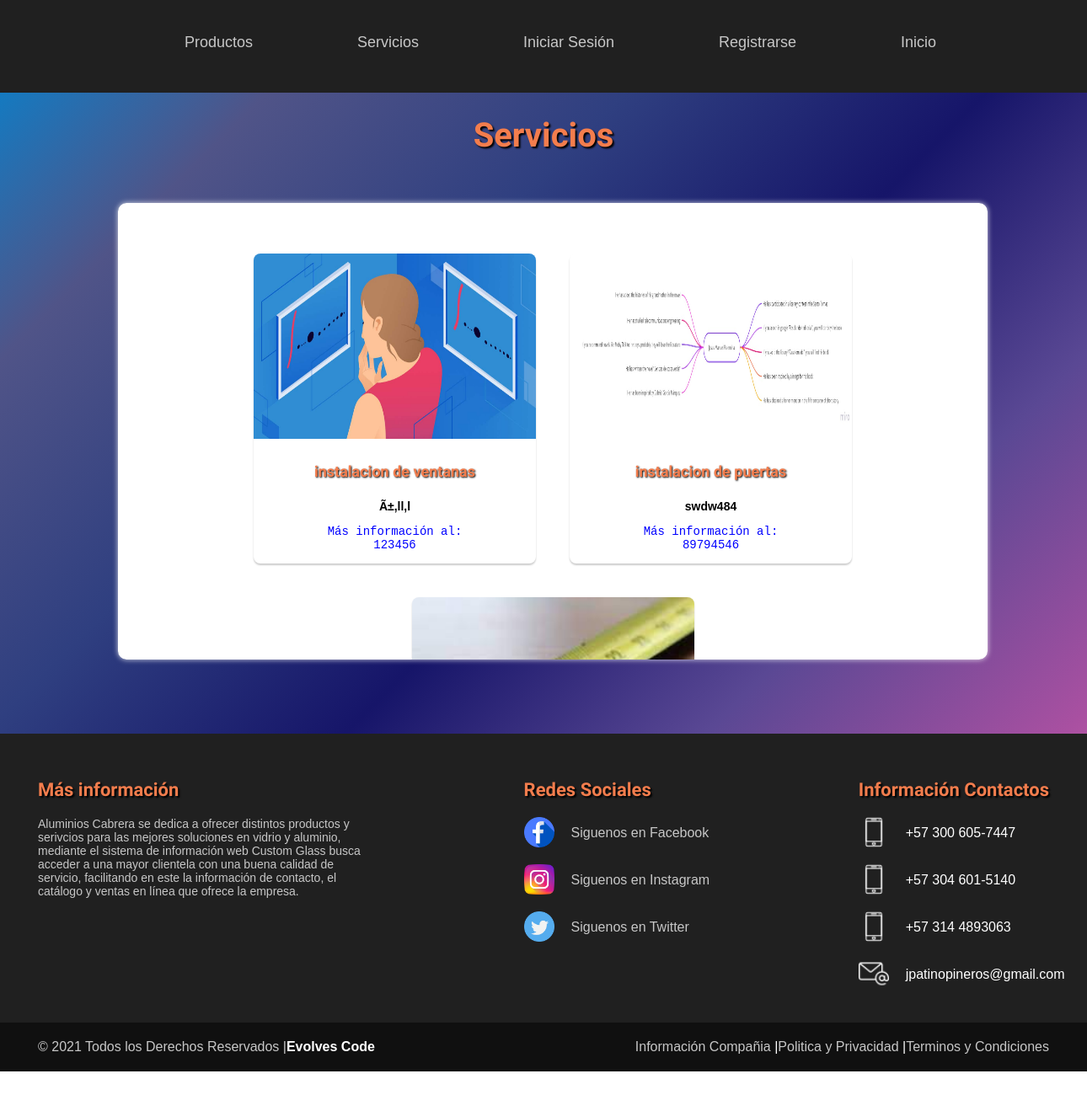
Page /Vista/catalogoServ.php on the committed database.
### tables this page shows
CREATE TABLE `servicio` (
  `idServicio` int(10) UNSIGNED NOT NULL,
  `Usuario` int(10) UNSIGNED NOT NULL,
  `Servicio` int(45) NOT NULL,
  `detServicio` varchar(255) NOT NULL,
  `Estado` int(10) UNSIGNED NOT NULL,
  `telefono` int(10) UNSIGNED DEFAULT NULL,
  `imagenServ` longblob DEFAULT NULL
);

CREATE TABLE `tipo_servicio` (
  `idTipoServicio` int(11) NOT NULL,
  `servNombre` varchar(50) NOT NULL
);

### Modelo/conexionBasesDatos.php (called while the page is built)
<?php
function Conectarse()
{
	$Conexion=new mysqli("localhost","root","","customglassdb");
	if ($Conexion->connect_errno)
		echo "Problemas en la Conexion ". $Conexion->connect_error;
	else
		return $Conexion;
}
?>

### Modelo/claseServicio.php (called while the page is built, shortened)
<?php
	class servicio
	{
		public function consultarServicios()
		{
		$this->Conexion=Conectarse();
		 $sql="SELECT s.idServicio, s.detServicio, s.telefono, s.imagenServ, u.NombresUsu, es.estadoServ, ts.servNombre FROM servicio s, usuario u, estado_servicio es, tipo_servicio ts WHERE (s.Usuario = u.idUsuario) AND (s.Servicio = ts.idTipoServicio) AND (s.Estado = es.idEstadoServ) ";
		$resultado=$this->Conexion->query($sql);
		return $resultado;
		}
	}
?>

### Vista/catalogoServ.php (the view, shortened to what this page needs)
<?php
require "../Modelo/conexionBasesDatos.php";
  require "../Modelo/claseServicio.php";
  $objServicios = new servicio();
  $servicios= $objServicios->consultarServicios();
?>
<!DOCTYPE html>
<html>
<head>
  <link rel="stylesheet" type="text/css" href="../Estilos/catalogoServ.css">
</head>
<body>
  <div id="barra">
    <ul>
      <li><a href="">Productos</a></li>
    </ul>
    <ul>
      <li><a href="catalogoServ.php">Servicios</a></li>
    </ul>
    <ul>
      <li><a href="selecPerfil.html">Iniciar Sesión</a></li>
    </ul>
    <ul>
      <li><a href="cliente.php">Registrarse</a></li>
    </ul>
    <ul>
      <li><a href="../index.html">Inicio</a></li>
    </ul>
  </div>
<h1 align="center">Servicios</h1>
<div id="contenedor">
  <div id="contenedorf">
  <?php
  while ($servicio = $servicios->fetch_object())
  {
  ?>
  <div id="card">
     <img src='<?php echo $servicio->imagenServ; ?>' width='340px' height='220px'>
       <h4><?php  echo  utf8_encode($servicio->servNombre)  ?></h4>
        <p id="info"><?php  echo  utf8_encode($servicio->detServicio) ?> </p>
        <p id="tel">Más información al: <br><?php  echo  utf8_encode($servicio->telefono)  ?></p>
        </div>
  <?php
  }
  ?>
</div>
</div>
<footer>
  <div class="container-footer-all">
    <div class="container-body">
    <div class="colum1">
      <h1>Más información</h1>
      <p>Aluminios Cabrera se dedica a ofrecer distintos productos y serivcios para las mejores soluciones en vidrio y aluminio, mediante el sistema de información web Custom Glass busca acceder a una mayor clientela con una buena calidad de servicio, facilitando en este la información de contacto, el catálogo y ventas en línea que ofrece la empresa.</p>
    </div>
    <div class="colum2">
      <h1>Redes Sociales</h1>
      <div class="row1">
        <img src="../Imagenes/facebook.png">
        <label><a href="*">Siguenos en Facebook</a></label>
      </div>
      <div class="row1">
        <img src="../Imagenes/instagram.png">
        <label><a href="*">Siguenos en Instagram</a></label>
      </div>
      <div class="row1">
        <img src="../Imagenes/twitter.png">
        <label><a href="*">Siguenos en Twitter</a></label>
      </div>
    </div>
    <div class="colum3">
      <h1>Información Contactos</h1>
      <div class="row2">
        <img src="../Imagenes/telefono.png">
        <label>+57 300 605-7447</label>
      </div>
      <div class="row2">
        <img src="../Imagenes/telefono.png">
        <label>+57 304 601-5140</label>
      </div>
      <div class="row2">
        <img src="../Imagenes/telefono.png">
        <label>+57 314 4893063</label>
      </div>
      <div class="row2">
        <img src="../Imagenes/correo.png">
        <label>jpatinopineros@gmail.com</label>
      </div>
    </div>
  </div>
  </div>
  <div class="container-footer">
    <div class="footer">
      <div class="copyright">
      © 2021 Todos los Derechos Reservados  |<a href="*">Evolves Code</a>
    </div>
    <div class="information">
      <a href="*">Información Compañia</a>  |<a href="*">Politica y Privacidad</a>  |<a href="*">Terminos y Condiciones</a>
    </div>
    </div>
  </div>
</footer>
</body>

### Estilos/catalogoServ.css (style rules this page uses)
body { background-image: linear-gradient(135deg, #0087D4, #505488, #2F3F80, #161569, #5A4894, #A950A1, #FF7CAE); height: 100%; width: 100%; background-repeat: no-repeat; display: block; margin: 0; animation: fanimation 10s infinite; }
#barra { justify-content: center; text-align: center; position: relative; top: 0; margin: 0; width: 100%; height: 110px; background: #202020; }
#barra a { color: #C7C7C7; font-family: sans-serif; text-decoration: none; font-size: 18px; padding: 20px; display: inline-block; }
#barra li { padding: 20px; display: inline-block; }
#barra ul { margin: 0; display: inline-block; }
#contenedor { width: 100%; height: 660px; }
#contenedorf { display: flex; position: relative; top: 30px; left: 140px; background: #ffffff; padding: 40px 0; box-shadow: 0 0 6px 0 rgba(255, 255, 255, 0.8); border-radius: 10px; height: 70%; width: 80%; overflow: auto; flex-wrap: wrap; justify-content: center; }
footer { margin: 0; padding: 0; box-sizing: border-box; font-family: sans-serif; background: #202020; color: white; width: 100%; }
.container-footer-all { width: 100%; max-width: 1200px; margin: auto; padding: 40px; }
.container-body { display: flex; justify-content: space-between; }
.colum1 { max-width: 400px; }
.colum1 h1 { font-size: 22px; }
.colum1 p { font-size: 14px; color: #C7C7C7; margin-top: 20px; }
.colum2 { max-width: 400px; }
.colum2 h1 { font-size: 22px; }
.row1 { margin-top: 20px; display: flex; }
.row1 a { text-decoration: none; color: #C7C7C7; }
.row1 img { width: 36px; height: 36px; }
.row1 label { margin-top: 10px; margin-left: 20px; color: #C7C7C7 }
.colum3 { max-width: 400px; }
.colum3 h1 { font-size: 22px; }
.row2 { display: flex; margin-top: 20px; }
.row2 img { width: 36px; height: 36px; }
.row2 label { margin-left: 20px; margin-top: 10px; max-width: 150px; }
.container-footer { max-width: 100%; background: #101010; }
.footer { max-width: 1200px; margin: auto; display: flex; justify-content: space-between; padding: 20px; }
.copyright { color: #C7C7C7; }
.copyright a { text-decoration: none; color: white; font-weight: bold; }
.information a { text-decoration: none; color: #C7C7C7; }
h1 { font-family: 'Lobster', cursive; font-size: 40px; color: #f37d4d; text-shadow: 2px 2px 2px black; }
#card { width: 335px; height: auto; border-radius: 8px; box-shadow: 0 2px 2px rgba(0, 0, 0, 0.2); overflow: hidden; margin: 20px; text-align: center; transition: all 0.25s; float: left; }
#card h4 { font-weight: 600; font-family: 'Kanit', sans-serif; color: #f37d4d; text-shadow: 1px 1px 2px black; font-size: 18px; }
#card #info { padding: 0 2ren; font-weight: 600; font-size: 14px; font-family: sans-serif; }
#card #tel { color: blue; font-family: monospace; font-size: 14px; }

### rows in the picture
servicio: imagenServ (picture), tipo_servicio.servNombre "instalacion de ventanas", detServicio "Ã±,ll,l", telefono "123456"
servicio: imagenServ (picture), tipo_servicio.servNombre "instalacion de puertas", detServicio "swdw484", telefono "89794546"
servicio: imagenServ (picture)
